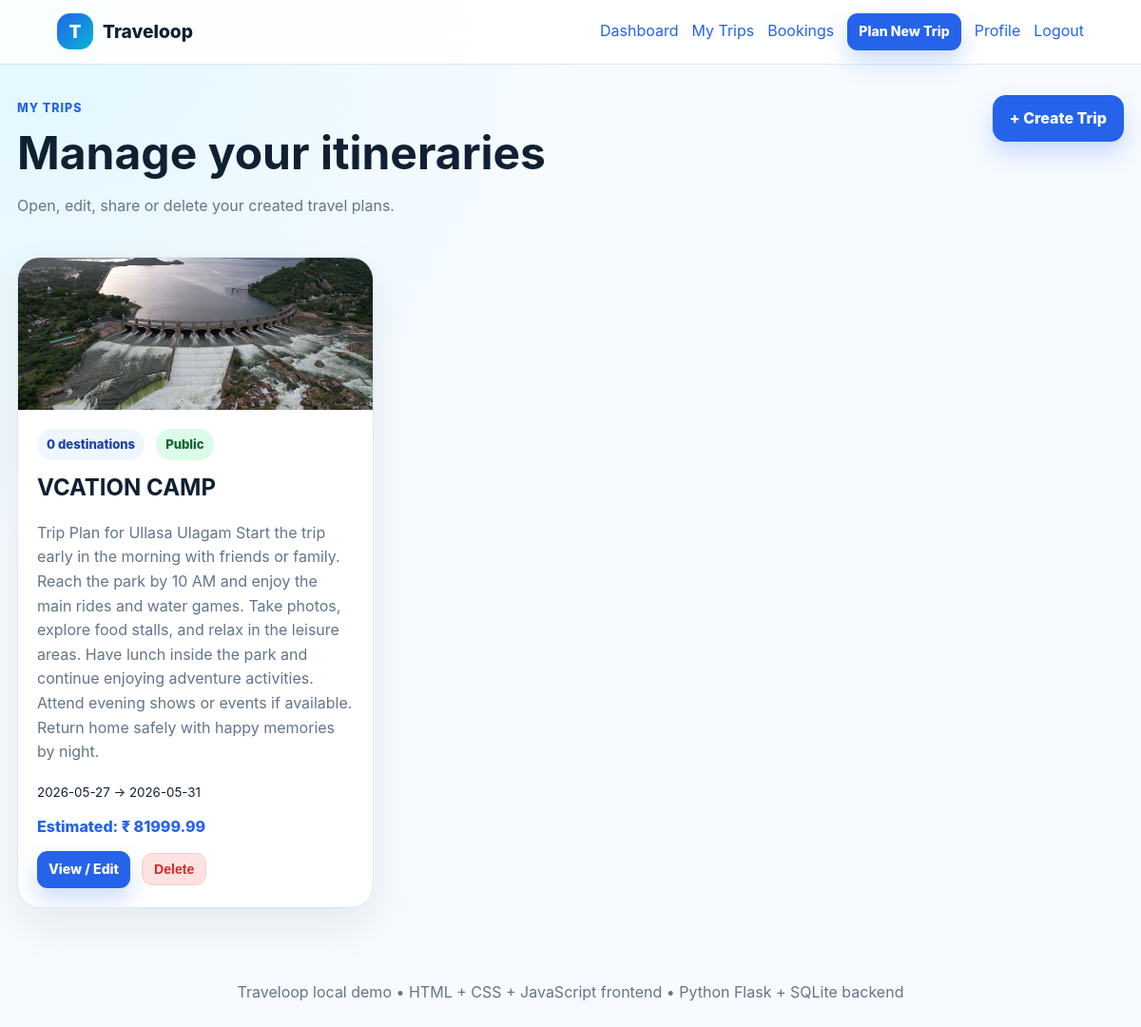
The page /trips (signed in) on the database its author committed.
### tables this page shows
CREATE TABLE trips (
            id INTEGER PRIMARY KEY AUTOINCREMENT,
            user_id INTEGER NOT NULL,
            name TEXT NOT NULL,
            start_date TEXT NOT NULL,
            end_date TEXT NOT NULL,
            description TEXT,
            cover_photo TEXT,
            public_slug TEXT UNIQUE,
            is_public INTEGER NOT NULL DEFAULT 0,
            transport_budget REAL DEFAULT 0,
            stay_budget REAL DEFAULT 0,
            meals_budget REAL DEFAULT 0,
            activities_budget REAL DEFAULT 0,
            created_at TEXT NOT NULL,
            FOREIGN KEY(user_id) REFERENCES users(id)
        );

### app.py (the view)
@app.route("/trips")
@login_required
def trips():
    trip_rows = query_db(
        """
        SELECT t.*, COUNT(s.id) AS destination_count
        FROM trips t
        LEFT JOIN stops s ON s.trip_id = t.id
        WHERE t.user_id = ?
        GROUP BY t.id
        ORDER BY t.created_at DESC
        """,
        (session["user_id"],),
    )
    budgets = {t["id"]: calculate_trip_budget(t["id"]) for t in trip_rows}
    return render_template("trips.html", trips=trip_rows, budgets=budgets)

### app.py (called while the page is built)
def get_db():
    conn = sqlite3.connect(DATABASE)
    conn.row_factory = sqlite3.Row
    return conn

def query_db(query, args=(), one=False):
    conn = get_db()
    cur = conn.execute(query, args)
    rows = cur.fetchall()
    conn.close()
    return (rows[0] if rows else None) if one else rows

def login_required(view):
    @wraps(view)
    def wrapped(*args, **kwargs):
        if "user_id" not in session:
            flash("Please login to continue.", "warning")
            return redirect(url_for("login"))
        return view(*args, **kwargs)
    return wrapped

def current_user():
    if "user_id" not in session:
        return None
    return query_db("SELECT * FROM users WHERE id = ?", (session["user_id"],), one=True)

@app.context_processor
def inject_user():
    return {"current_user": current_user(), "today": date.today().isoformat()}

### templates/trips.html (shortened to what this page needs)
{% extends "base.html" %}
{% block content %}
<section class="page-head split">
    <div>
        <span class="eyebrow">My Trips</span>
        <h1>Manage your itineraries</h1>
        <p>Open, edit, share or delete your created travel plans.</p>
    </div>
    <a class="btn primary" href="{{ url_for('create_trip') }}">+ Create Trip</a>
</section>
{% if trips %}
<section class="trip-grid">
    {% for trip in trips %}
        <article class="trip-card">
            {% if trip.cover_photo %}
                <img class="trip-cover" src="{{ url_for('static', filename='uploads/' ~ trip.cover_photo) }}" alt="Trip cover">
            {% endif %}
            <div class="trip-card-body">
                <div class="badge-row">
                    <span class="badge">{{ trip.destination_count }} destinations</span>
                    {% if trip.is_public %}<span class="badge success">Public</span>{% endif %}
                </div>
                <h2>{{ trip.name }}</h2>
                <p>{{ trip.description or 'No description added yet.' }}</p>
                <small>{{ trip.start_date }} → {{ trip.end_date }}</small>
                <div class="budget-line">Estimated: ₹ {{ '%.2f'|format(budgets[trip.id].total) }}</div>
                <div class="card-actions">
                    <a class="btn small primary" href="{{ url_for('trip_detail', trip_id=trip.id) }}">View / Edit</a>
                    <form method="post" action="{{ url_for('delete_trip', trip_id=trip.id) }}" onsubmit="return confirm('Delete this trip?')">
                        <button class="btn small danger" type="submit">Delete</button>
                    </form>
                </div>
            </div>
        </article>
    {% endfor %}
</section>
{% else %}
<div class="empty-state panel">
    <h2>No trips found</h2>
    <p>Create a trip to start building your travel timeline.</p>
    <a class="btn primary" href="{{ url_for('create_trip') }}">Create your first trip</a>
</div>
{% endif %}
{% endblock %}

### static/css/style.css (style rules this page uses)
:root { --bg: #f7fbff; --panel: #ffffff; --text: #102033; --muted: #64748b; --primary: #2563eb; --primary-dark: #1d4ed8; --accent: #06b6d4; --danger: #dc2626; --success: #16a34a; --warning: #d97706; --border: #dbe7f3; --shadow: 0 18px 45px rgba(15, 23, 42, 0.08); --radius: 24px; }
* { box-sizing: border-box; }
html { scroll-behavior: smooth; }
body { margin: 0; font-family: Inter, ui-sans-serif, system-ui, -apple-system, BlinkMacSystemFont, "Segoe UI", sans-serif; background: radial-gradient(circle at top left, #e0f7ff 0, transparent 38%), var(--bg); color: var(--text); line-height: 1.6; }
a { color: var(--primary); text-decoration: none; }
.hero h1, .page-head h1, .trip-hero h1 { font-size: clamp(2rem, 4vw, 4rem); line-height: 1.1; margin: 10px 0 16px; }
.hero p, .page-head p, .trip-hero p { color: var(--muted); max-width: 720px; }
.eyebrow { color: var(--primary); font-weight: 800; text-transform: uppercase; letter-spacing: 0.08em; font-size: 0.78rem; }
.hero-actions, .card-actions, .form-actions, .badge-row, .share-buttons { display: flex; flex-wrap: wrap; gap: 12px; align-items: center; }
.btn { display: inline-flex; align-items: center; justify-content: center; border: 0; border-radius: 14px; padding: 12px 18px; font-weight: 800; cursor: pointer; transition: transform 0.15s ease, box-shadow 0.15s ease, background 0.15s ease; white-space: nowrap; }
.btn.primary { background: var(--primary); color: #fff; box-shadow: 0 12px 24px rgba(37, 99, 235, 0.22); }
.btn.danger { background: #fee2e2; color: var(--danger); border: 1px solid #fecaca; }
.btn.small { padding: 8px 12px; font-size: 0.88rem; border-radius: 11px; }
.card, .panel, .stat-card, .trip-card, .city-tile, .note-card, .day-card, .calendar-box, .activity-template { background: var(--panel); border: 1px solid var(--border); border-radius: var(--radius); box-shadow: var(--shadow); }
.page-head { margin-bottom: 24px; }
.split { display: flex; justify-content: space-between; gap: 18px; align-items: flex-start; }
.trip-grid { display: grid; grid-template-columns: repeat(3, 1fr); gap: 20px; }
.trip-card { overflow: hidden; }
.trip-cover { width: 100%; height: 160px; object-fit: cover; display: block; }
.trip-card-body { padding: 20px; }
.trip-card h2 { margin: 10px 0; }
.trip-card p { color: var(--muted); }
.budget-line { margin: 12px 0; font-weight: 800; color: var(--primary); }
.badge { display: inline-flex; align-items: center; border-radius: 999px; background: #eff6ff; color: #1e40af; padding: 6px 10px; font-size: 0.82rem; font-weight: 800; }
.badge.success { background: #dcfce7; color: #166534; }

### rows shown on the page
trips: cover_photo (picture), destination_count "0", is_public "Public", name "VCATION CAMP", description "Trip Plan for Ullasa Ulagam Start the trip early in the morning with friends or family. Reach the park by 10 AM and enjoy the main rides and water games. Take photos, explore food stalls, and relax in the leisure areas. Have lunch inside the park and continue enjoying adventure activities. Attend evening shows or events if available. Return home safely with happy memories by night.", start_date "2026-05-27", end_date "2026-05-31", budgets "81999.99"
